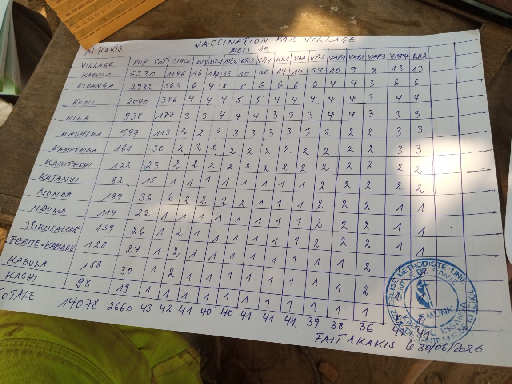
#> input picture data/images_selection/G932UjO6yne_2026-07-18_b0weF1a6OFO.png, 512 x 384 px
$ python deskew.py ../data/images_selection/G932UjO6yne_2026-07-18_b0weF1a6OFO.png
#> lines starting #> are read from the running program, lines starting #| are printed output that depends on the picture
"""Straighten a tilted form photo using the angle of its table lines.

Run from the project root:
    python preprocessing/deskew.py data/images_selection/<photo>.png

The straightened image is saved to results/debug_deskew/ so it can be checked by eye.
"""

import sys
from pathlib import Path

import cv2
import numpy as np


def estimate_skew_angle(gray: np.ndarray) -> float:
    """Estimate how many degrees the page is tilted, from its long straight lines.

    Args:
        gray: Grayscale image.

    Returns:
        The tilt in degrees (positive = page rotated clockwise), 0.0 if no lines are found.
    """
    edges = cv2.Canny(gray, 50, 150)

    # Only keep long segments (table rules, page edges); text strokes are much shorter.
    min_length = min(gray.shape) // 4
    lines = cv2.HoughLinesP(edges, rho=1, theta=np.pi / 1800, threshold=100, minLineLength=min_length, maxLineGap=20)
    if lines is None:
        return 0.0

    # One row per segment: x1, y1, x2, y2
    x1, y1, x2, y2 = lines.reshape(-1, 4).astype(float).T
    angles = np.degrees(np.arctan2(y2 - y1, x2 - x1))

    # Fold into [-45, 45): horizontal and vertical lines then both measure the same tilt.
    angles = (angles + 45) % 90 - 45

    # The median ignores the few lines that are not part of the table.
    return float(np.median(angles))


def rotate(image: np.ndarray, angle: float) -> np.ndarray:
    """Rotate an image around its center, enlarging the canvas so no corner is cut off.

    Args:
        image: Image to rotate.
        angle: Degrees, positive = counter-clockwise.

    Returns:
        The rotated image, with the new border filled in white.
    """
    h, w = image.shape[:2]
    matrix = cv2.getRotationMatrix2D((w / 2, h / 2), angle, 1.0)

    # Size of the rotated canvas, then shift so the image stays centered in it.
    cos, sin = abs(matrix[0, 0]), abs(matrix[0, 1])
    new_w, new_h = int(h * sin + w * cos), int(h * cos + w * sin)
    matrix[0, 2] += new_w / 2 - w / 2
    matrix[1, 2] += new_h / 2 - h / 2

    return cv2.warpAffine(image, matrix, (new_w, new_h), flags=cv2.INTER_CUBIC, borderValue=(255, 255, 255))


def deskew(image: np.ndarray) -> tuple[np.ndarray, float]:
    """Straighten an image so its table lines are horizontal and vertical.

    Args:
        image: BGR image as loaded by cv2.imread.

    Returns:
        The straightened image and the tilt angle that was corrected, in degrees.
    """
    gray = cv2.cvtColor(image, cv2.COLOR_BGR2GRAY)
    angle = estimate_skew_angle(gray)
    # Rotating by the measured tilt (counter-clockwise in OpenCV) undoes it.
    return rotate(image, angle), angle


if __name__ == "__main__":
    photo_path = Path(sys.argv[1])
    image = cv2.imread(str(photo_path))
#> image is the input picture: shape (384, 512, 3); mean B, G, R 127.6, 137.8, 143.5
    if image is None:
        sys.exit(f"Could not read {photo_path}")

    straight, angle = deskew(image)
#> in deskew, `gray = cv2.cvtColor(image, cv2.COLOR_BGR2GRAY)`:
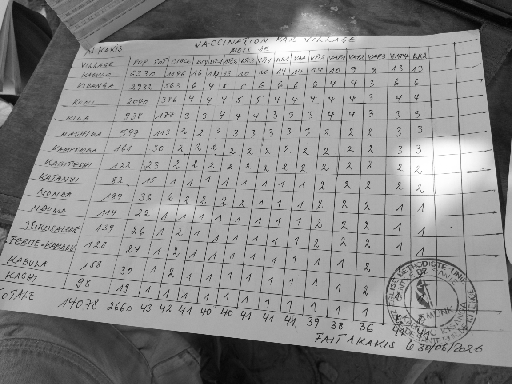
#> gray: shape (384, 512); min 2, max 255, mean 138.4
#> in estimate_skew_angle, `edges = cv2.Canny(gray, 50, 150)`:
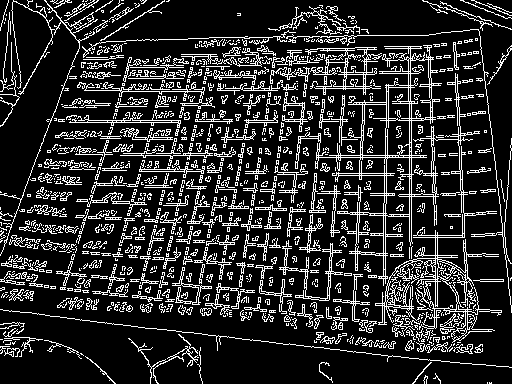
#> edges: shape (384, 512); 17.3% white in thin lines or dots
#> in estimate_skew_angle, `lines = cv2.HoughLinesP(edges, rho=1, theta=np.pi / 1800, threshold=10..`: lines = 123 rows, first 6: [1, 265, 476, 316], [50, 316, 450, 362], [410, 35, 412, 348], [0, 281, 479, 331], [91, 254, 473, 284], [184, 119, 459, 117]
#> in estimate_skew_angle, `x1, y1, x2, y2 = lines.reshape(-1, 4).astype(float).T`: x1 = 123 values, max 476 at index 23, min 0 at index 3, mean 165.2; y1 = 123 values, max 355 at index 39, min 0 at index 107, mean 195.3; x2 = 123 values, max 511 at index 23, min 96 at index 54, mean 358.1; y2 = 123 values, max 380 at index 82, min 1 at index 54, mean 167.5
#> in estimate_skew_angle, `angles = np.degrees(np.arctan2(y2 - y1, x2 - x1))`: angles = 123 values, max 89.63 at index 2, min -89.07 at index 46, mean -11.55
#> in estimate_skew_angle, `angles = (angles + 45) % 90 - 45`: angles = 123 values, max 33.1 at index 105, min -38.71 at index 107, mean 3.09
#> in deskew, `angle = estimate_skew_angle(gray)`: angle = 2.49
#> in rotate, `matrix = cv2.getRotationMatrix2D((w / 2, h / 2), angle, 1.0)`: matrix = [[0.999, 0.0434, -8.1], [-0.0434, 0.999, 11.3]]
#> in rotate, `cos, sin = abs(matrix[0, 0]), abs(matrix[0, 1])`: cos = 0.999; sin = 0.0434
#> in rotate, `new_w, new_h = int(h * sin + w * cos), int(h * cos + w * sin)`: new_w = 528; new_h = 405
#> in rotate, `return cv2.warpAffine(image, matrix, (new_w, new_h), flags=cv2.INTER_C..`:
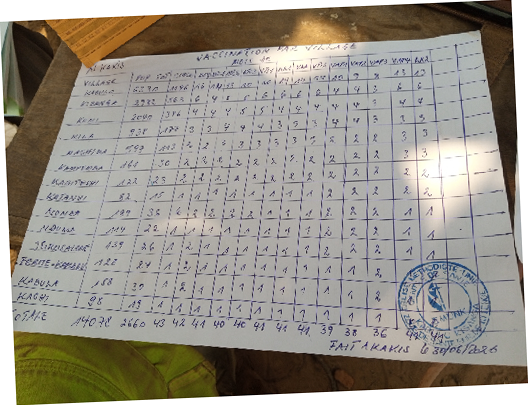
#> returned value: shape (405, 528, 3); mean of channels 0, 1, 2 137.8, 147.2, 152.4; drawn as B, G, R
#> angle = 2.49
    print(f"Tilt found: {angle:.2f} degrees")
#| Tilt found: 2.49 degrees

    out_dir = Path("results/debug_deskew")
    out_dir.mkdir(parents=True, exist_ok=True)
    out_path = out_dir / f"{photo_path.stem}_deskewed.png"
    cv2.imwrite(str(out_path), straight)
    print(f"Saved {out_path}")

$ run again, on data/images_selection/GB2wYkCK6WB_2026-07-25_IABIrepfCeV.png
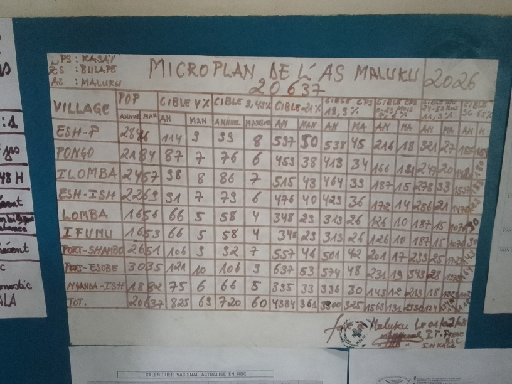
#> input picture data/images_selection/GB2wYkCK6WB_2026-07-25_IABIrepfCeV.png, 512 x 384 px
#> image is the input picture: shape (384, 512, 3); mean B, G, R 126.2, 127.6, 125.6
#> in estimate_skew_angle, `edges = cv2.Canny(gray, 50, 150)`:
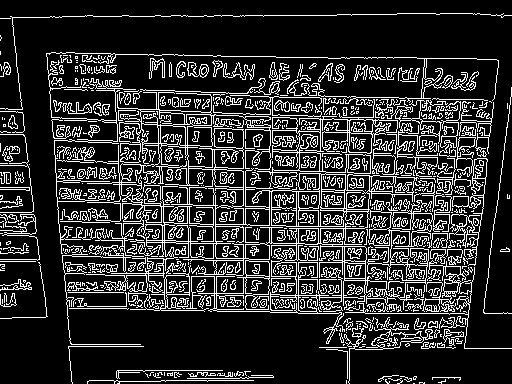
#> edges: shape (384, 512); 18.5% white in thin lines or dots
#> lines = 172 rows, first 6: [62, 256, 466, 266], [93, 16, 396, 14], [57, 200, 495, 213], [119, 185, 509, 198], [378, 97, 483, 99], [55, 160, 500, 178]
#> x1 = 172 values, max 480 at index 139, min 11 at index 33, mean 152.2; y1 = 172 values, max 371 at index 149, min 16 at index 1, mean 186.3; x2 = 172 values, max 510 at index 68, min 43 at index 33, mean 431.2; y2 = 172 values, max 376 at index 149, min 14 at index 1, mean 195.1
#> in estimate_skew_angle, `angles = np.degrees(np.arctan2(y2 - y1, x2 - x1))`: angles = 172 values, max 85.91 at index 45, min -83.29 at index 139, mean 1.9
#> in estimate_skew_angle, `angles = (angles + 45) % 90 - 45`: angles = 172 values, max 6.71 at index 139, min -6.66 at index 33, mean 1.38
#> in deskew, `angle = estimate_skew_angle(gray)`: angle = 1.58
#> matrix = [[1, 0.0275, -5.19], [-0.0275, 1, 7.12]]
#> cos = 1; sin = 0.0275
#> new_w = 522; new_h = 397
#> in rotate, `return cv2.warpAffine(image, matrix, (new_w, new_h), flags=cv2.INTER_C..`:
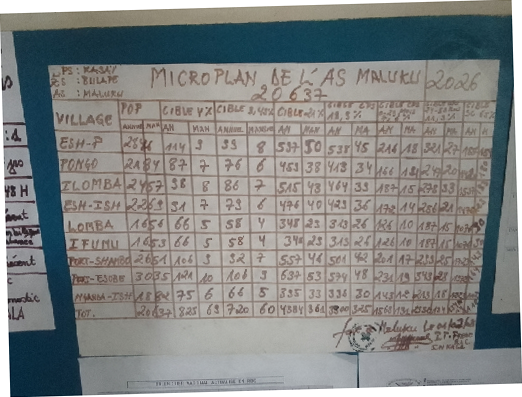
#> returned value: shape (397, 522, 3); mean of channels 0, 1, 2 132.7, 134, 132.2; drawn as B, G, R
#> `straight, angle = deskew(image)`: angle = 1.58
#| Tilt found: 1.58 degrees

$ run again, on data/images_selection/GhDQvinSZTM_2026-07-22_lGBD0DqUKiW.png
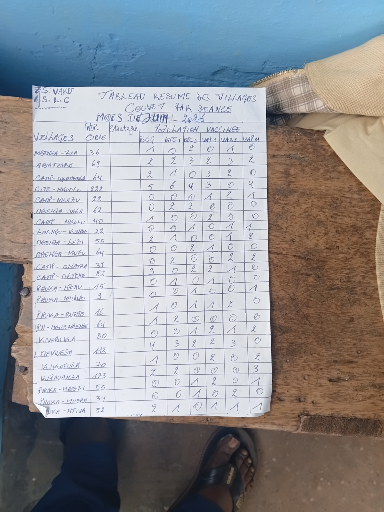
#> input picture data/images_selection/GhDQvinSZTM_2026-07-22_lGBD0DqUKiW.png, 384 x 512 px
#> image is the input picture: shape (512, 384, 3); mean B, G, R 151.7, 148.1, 147.1
#> in estimate_skew_angle, `edges = cv2.Canny(gray, 50, 150)`:
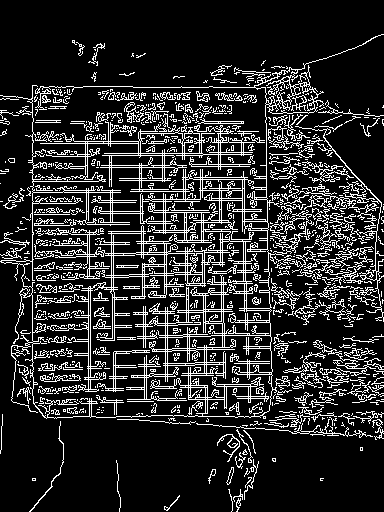
#> edges: shape (512, 384); 16.7% white in thin lines or dots
#> lines = 101 rows, first 6: [32, 411, 32, 85], [107, 86, 114, 417], [51, 203, 377, 198], [112, 189, 115, 327], [182, 76, 191, 422], [216, 74, 225, 452]
#> x1 = 101 values, max 289 at index 91, min 0 at index 90, mean 112.9; y1 = 101 values, max 499 at index 86, min 61 at index 85, mean 216.9; x2 = 101 values, max 383 at index 35, min 32 at index 0, mean 284.3; y2 = 101 values, max 489 at index 8, min 44 at index 99, mean 284.2
#> in estimate_skew_angle, `angles = np.degrees(np.arctan2(y2 - y1, x2 - x1))`: angles = 101 values, max 89.3 at index 17, min -90 at index 0, mean 19.12
#> in estimate_skew_angle, `angles = (angles + 45) % 90 - 45`: angles = 101 values, max 9.34 at index 88, min -38.43 at index 84, mean -2.27
#> in deskew, `angle = estimate_skew_angle(gray)`: angle = -1.39
#> matrix = [[1, -0.0243, 6.28], [0.0243, 1, -4.59]]
#> cos = 1; sin = 0.0243
#> new_w = 396; new_h = 521
#> in rotate, `return cv2.warpAffine(image, matrix, (new_w, new_h), flags=cv2.INTER_C..`:
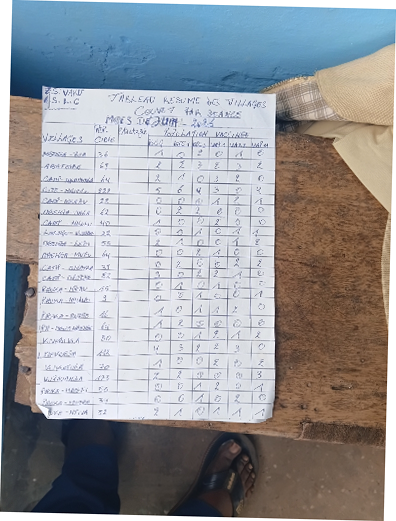
#> returned value: shape (521, 396, 3); mean of channels 0, 1, 2 156.4, 153, 152.1; drawn as B, G, R
#> `straight, angle = deskew(image)`: angle = -1.39
#| Tilt found: -1.39 degrees

$ run again, on data/images_selection/H4QLq1vgikA_2026-07-27_i3cI91lpRtW.png
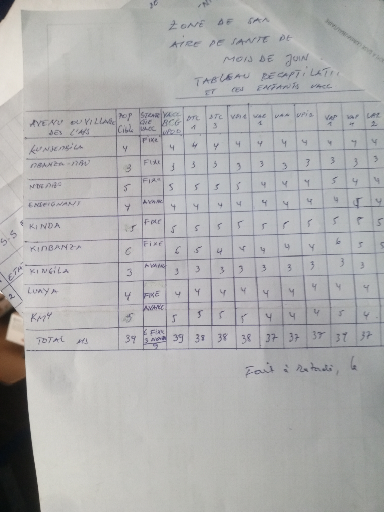
#> input picture data/images_selection/H4QLq1vgikA_2026-07-27_i3cI91lpRtW.png, 384 x 512 px
#> image is the input picture: shape (512, 384, 3); mean B, G, R 174.4, 174.3, 174.5
#> in estimate_skew_angle, `edges = cv2.Canny(gray, 50, 150)`:
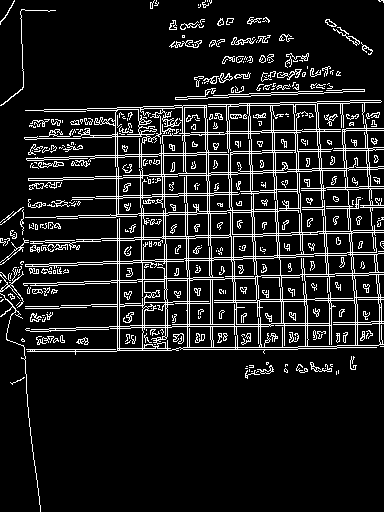
#> edges: shape (512, 384); 11.2% white in thin lines or dots
#> lines = 61 rows, first 6: [3, 244, 383, 232], [40, 180, 383, 168], [25, 265, 376, 252], [55, 178, 383, 166], [4, 286, 375, 274], [14, 267, 383, 253]
#> x1 = 61 values, max 362 at index 43, min 0 at index 6, mean 143.6; y1 = 61 values, max 351 at index 9, min 17 at index 48, mean 173.2; x2 = 61 values, max 383 at index 0, min 40 at index 59, mean 297.5; y2 = 61 values, max 511 at index 59, min 89 at index 50, mean 267.5
#> in estimate_skew_angle, `angles = np.degrees(np.arctan2(y2 - y1, x2 - x1))`: angles = 61 values, max 89.37 at index 53, min -90 at index 42, mean 33.33
#> in estimate_skew_angle, `angles = (angles + 45) % 90 - 45`: angles = 61 values, max 0 at index 22, min -6.83 at index 59, mean -2.08
#> in deskew, `angle = estimate_skew_angle(gray)`: angle = -1.84
#> matrix = [[0.999, -0.0321, 8.32], [0.0321, 0.999, -6.03]]
#> cos = 0.999; sin = 0.0321
#> new_w = 400; new_h = 524
#> in rotate, `return cv2.warpAffine(image, matrix, (new_w, new_h), flags=cv2.INTER_C..`:
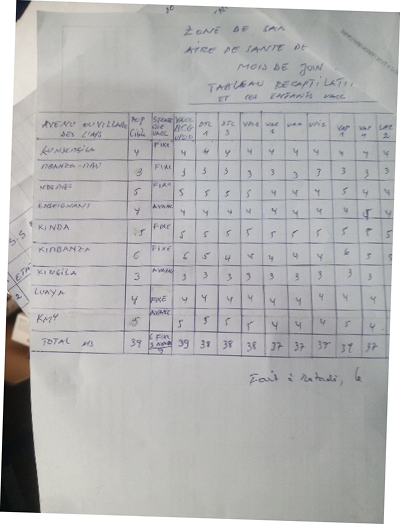
#> returned value: shape (524, 400, 3); mean of channels 0, 1, 2 179.3, 179.2, 179.4; drawn as B, G, R
#> `straight, angle = deskew(image)`: angle = -1.84
#| Tilt found: -1.84 degrees
